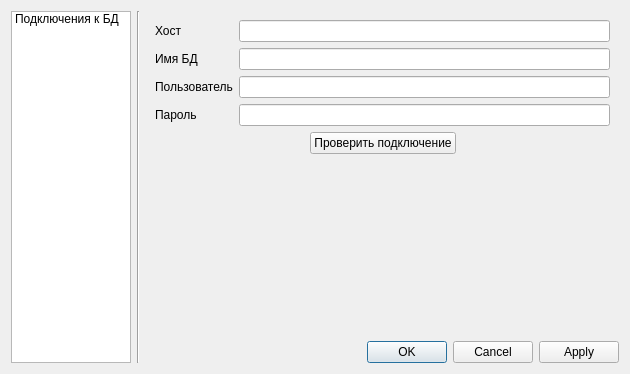
<?xml version="1.0" encoding="UTF-8"?>
<ui version="4.0">
 <class>SettingsDialog</class>
 <widget class="QDialog" name="SettingsDialog">
  <property name="geometry">
   <rect>
    <x>0</x>
    <y>0</y>
    <width>630</width>
    <height>374</height>
   </rect>
  </property>
  <property name="windowTitle">
   <string>Dialog</string>
  </property>
  <property name="modal">
   <bool>true</bool>
  </property>
  <layout class="QGridLayout" name="gridLayout">
   <item row="0" column="1" rowspan="2">
    <widget class="Line" name="line">
     <property name="orientation">
      <enum>Qt::Vertical</enum>
     </property>
    </widget>
   </item>
   <item row="0" column="0" rowspan="2">
    <widget class="QListWidget" name="settingsList">
     <property name="maximumSize">
      <size>
       <width>120</width>
       <height>16777215</height>
      </size>
     </property>
     <item>
      <property name="text">
       <string>Подключения к БД</string>
      </property>
     </item>
    </widget>
   </item>
   <item row="0" column="2" colspan="2">
    <widget class="QStackedWidget" name="settingsViewPort">
     <property name="currentIndex">
      <number>0</number>
     </property>
     <widget class="QWidget" name="DBConnectionSettings">
      <layout class="QFormLayout" name="formLayout">
       <item row="0" column="0">
        <widget class="QLabel" name="label_5">
         <property name="text">
          <string>Хост</string>
         </property>
         <property name="buddy">
          <cstring>dbNameEdit</cstring>
         </property>
        </widget>
       </item>
       <item row="0" column="1">
        <widget class="QLineEdit" name="dbHostEdit"/>
       </item>
       <item row="1" column="0">
        <widget class="QLabel" name="label">
         <property name="text">
          <string>Имя БД</string>
         </property>
         <property name="buddy">
          <cstring>dbNameEdit</cstring>
         </property>
        </widget>
       </item>
       <item row="1" column="1">
        <widget class="QLineEdit" name="dbNameEdit"/>
       </item>
       <item row="2" column="0">
        <widget class="QLabel" name="label_2">
         <property name="text">
          <string>Пользователь</string>
         </property>
         <property name="buddy">
          <cstring>dbUsernameEdit</cstring>
         </property>
        </widget>
       </item>
       <item row="2" column="1">
        <widget class="QLineEdit" name="dbUsernameEdit"/>
       </item>
       <item row="3" column="0">
        <widget class="QLabel" name="label_3">
         <property name="text">
          <string>Пароль</string>
         </property>
         <property name="buddy">
          <cstring>dbPasswordEdit</cstring>
         </property>
        </widget>
       </item>
       <item row="3" column="1">
        <widget class="QLineEdit" name="dbPasswordEdit">
         <property name="echoMode">
          <enum>QLineEdit::Password</enum>
         </property>
        </widget>
       </item>
       <item row="4" column="0" colspan="2">
        <layout class="QHBoxLayout" name="horizontalLayout">
         <item>
          <spacer name="horizontalSpacer_2">
           <property name="orientation">
            <enum>Qt::Horizontal</enum>
           </property>
           <property name="sizeHint" stdset="0">
            <size>
             <width>40</width>
             <height>20</height>
            </size>
           </property>
          </spacer>
         </item>
         <item>
          <widget class="QPushButton" name="pushButton">
           <property name="text">
            <string>Проверить подключение</string>
           </property>
          </widget>
         </item>
         <item>
          <spacer name="horizontalSpacer_3">
           <property name="orientation">
            <enum>Qt::Horizontal</enum>
           </property>
           <property name="sizeHint" stdset="0">
            <size>
             <width>40</width>
             <height>20</height>
            </size>
           </property>
          </spacer>
         </item>
        </layout>
       </item>
      </layout>
     </widget>
    </widget>
   </item>
   <item row="1" column="2" colspan="2">
    <widget class="QDialogButtonBox" name="buttonBox">
     <property name="orientation">
      <enum>Qt::Horizontal</enum>
     </property>
     <property name="standardButtons">
      <set>QDialogButtonBox::Apply|QDialogButtonBox::Cancel|QDialogButtonBox::Ok</set>
     </property>
    </widget>
   </item>
  </layout>
 </widget>
 <tabstops>
  <tabstop>settingsList</tabstop>
 </tabstops>
 <resources/>
 <connections>
  <connection>
   <sender>buttonBox</sender>
   <signal>accepted()</signal>
   <receiver>SettingsDialog</receiver>
   <slot>accept()</slot>
   <hints>
    <hint type="sourcelabel">
     <x>621</x>
     <y>365</y>
    </hint>
    <hint type="destinationlabel">
     <x>157</x>
     <y>274</y>
    </hint>
   </hints>
  </connection>
  <connection>
   <sender>buttonBox</sender>
   <signal>rejected()</signal>
   <receiver>SettingsDialog</receiver>
   <slot>reject()</slot>
   <hints>
    <hint type="sourcelabel">
     <x>621</x>
     <y>365</y>
    </hint>
    <hint type="destinationlabel">
     <x>286</x>
     <y>274</y>
    </hint>
   </hints>
  </connection>
  <connection>
   <sender>pushButton</sender>
   <signal>clicked()</signal>
   <receiver>SettingsDialog</receiver>
   <slot>checkConnectionDB()</slot>
   <hints>
    <hint type="sourcelabel">
     <x>373</x>
     <y>138</y>
    </hint>
    <hint type="destinationlabel">
     <x>642</x>
     <y>239</y>
    </hint>
   </hints>
  </connection>
 </connections>
 <slots>
  <slot>checkConnectionDB()</slot>
 </slots>
</ui>
